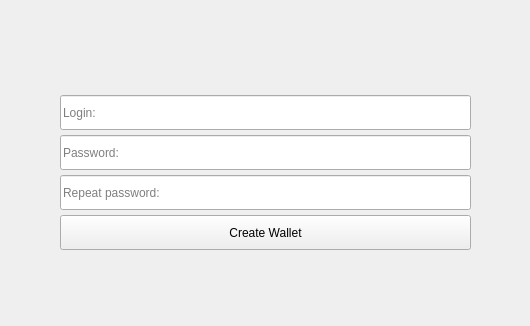
<?xml version="1.0" encoding="UTF-8"?>
<ui version="4.0">
 <class>register_window</class>
 <widget class="QWidget" name="register_window">
  <property name="geometry">
   <rect>
    <x>0</x>
    <y>0</y>
    <width>530</width>
    <height>326</height>
   </rect>
  </property>
  <property name="windowTitle">
   <string>Create Wallet</string>
  </property>
  <widget class="QLabel" name="logo_label">
   <property name="geometry">
    <rect>
     <x>220</x>
     <y>7</y>
     <width>100</width>
     <height>80</height>
    </rect>
   </property>
   <property name="text">
    <string/>
   </property>
   <property name="pixmap">
    <pixmap>resources/TrustedWallet_logo.png</pixmap>
   </property>
  </widget>
  <widget class="QWidget" name="layoutWidget">
   <property name="geometry">
    <rect>
     <x>60</x>
     <y>90</y>
     <width>411</width>
     <height>201</height>
    </rect>
   </property>
   <layout class="QVBoxLayout" name="verticalLayout">
    <property name="spacing">
     <number>0</number>
    </property>
    <item>
     <widget class="QLineEdit" name="create_login_input">
      <property name="sizePolicy">
       <sizepolicy hsizetype="Expanding" vsizetype="Fixed">
        <horstretch>0</horstretch>
        <verstretch>0</verstretch>
       </sizepolicy>
      </property>
      <property name="minimumSize">
       <size>
        <width>0</width>
        <height>35</height>
       </size>
      </property>
      <property name="inputMask">
       <string/>
      </property>
      <property name="text">
       <string/>
      </property>
      <property name="echoMode">
       <enum>QLineEdit::Normal</enum>
      </property>
      <property name="placeholderText">
       <string>Login:</string>
      </property>
     </widget>
    </item>
    <item>
     <widget class="QLineEdit" name="create_password_input">
      <property name="sizePolicy">
       <sizepolicy hsizetype="Expanding" vsizetype="Fixed">
        <horstretch>0</horstretch>
        <verstretch>0</verstretch>
       </sizepolicy>
      </property>
      <property name="minimumSize">
       <size>
        <width>0</width>
        <height>35</height>
       </size>
      </property>
      <property name="inputMask">
       <string/>
      </property>
      <property name="text">
       <string/>
      </property>
      <property name="echoMode">
       <enum>QLineEdit::Password</enum>
      </property>
      <property name="placeholderText">
       <string>Password:</string>
      </property>
     </widget>
    </item>
    <item>
     <widget class="QLineEdit" name="create_password_input_2">
      <property name="sizePolicy">
       <sizepolicy hsizetype="Expanding" vsizetype="Fixed">
        <horstretch>0</horstretch>
        <verstretch>0</verstretch>
       </sizepolicy>
      </property>
      <property name="minimumSize">
       <size>
        <width>0</width>
        <height>35</height>
       </size>
      </property>
      <property name="inputMask">
       <string/>
      </property>
      <property name="text">
       <string/>
      </property>
      <property name="echoMode">
       <enum>QLineEdit::Password</enum>
      </property>
      <property name="placeholderText">
       <string>Repeat password:</string>
      </property>
     </widget>
    </item>
    <item>
     <widget class="QPushButton" name="register_button">
      <property name="sizePolicy">
       <sizepolicy hsizetype="Minimum" vsizetype="Maximum">
        <horstretch>0</horstretch>
        <verstretch>0</verstretch>
       </sizepolicy>
      </property>
      <property name="minimumSize">
       <size>
        <width>100</width>
        <height>35</height>
       </size>
      </property>
      <property name="text">
       <string>Create Wallet</string>
      </property>
     </widget>
    </item>
    <item>
     <spacer name="verticalSpacer">
      <property name="orientation">
       <enum>Qt::Vertical</enum>
      </property>
      <property name="sizeType">
       <enum>QSizePolicy::Fixed</enum>
      </property>
      <property name="sizeHint" stdset="0">
       <size>
        <width>20</width>
        <height>35</height>
       </size>
      </property>
     </spacer>
    </item>
   </layout>
  </widget>
 </widget>
 <resources/>
 <connections/>
</ui>
